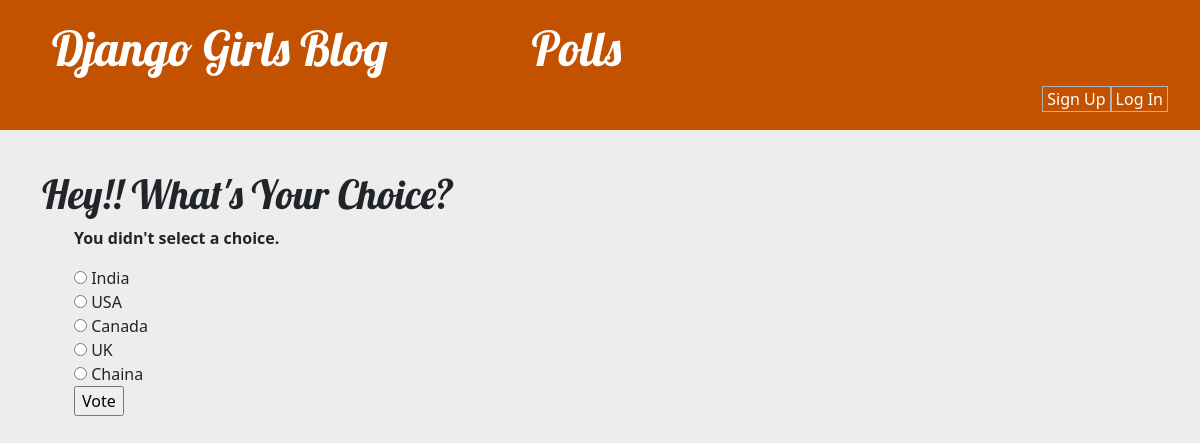
The page /polls/1/vote/ on the database its author committed.
### polls/models.py (models this page shows, shortened)
class Question(models.Model):
    question_text = models.CharField(max_length=200)
    pub_date = models.DateTimeField('date published')

class Choice(models.Model):
    question = models.ForeignKey(Question, on_delete=models.CASCADE)
    choice_text = models.CharField(max_length=200)
    votes = models.IntegerField(default=0)

### polls/views.py (the view)
# urls.py: path('<int:question_id>/vote/', views.vote, name='vote'),
def vote(request, question_id):
    question = get_object_or_404(Question, pk=question_id)
    try:
        selected_choice = question.choice_set.get(pk=request.POST['choice'])
    except (KeyError, Choice.DoesNotExist):
        return render(request, 'polls/detail.html', {
            'question': question,
            'error_message': "You didn't select a choice.",
        })
    else:
        selected_choice.votes += 1
        selected_choice.save()
        return HttpResponseRedirect(reverse('polls:results', args=(question.id,)))

### polls/templates/polls/detail.html (shortened to what this page needs)
{% extends 'blog/base.html' %}
    {% block content %}
    <h1>{{ question.question_text }}</h1>
      <ul>
        {% if error_message %}<p><strong>{{ error_message }}</strong></p>{% endif %}
        <form action="{% url 'polls:vote' question.id %}" method="POST">
          {% for choice in question.choice_set.all %}
            <input type="radio" name="choice" id="choice{{ forloop.counter }}" value="{{ choice.id }}">
            <label for="choice{{ forloop.counter }}">{{ choice.choice_text }}</label><br>
          {% endfor %}
          <input type="submit" value="Vote">
        </form>
      </ul>
    {% endblock %}

### blog/static/css/blog.css (style rules this page uses)
h1, h2, h3, h4 { font-family: 'Lobster', cursive; }
body { background: #eeeded; }

### rows shown on the page
Question: question_text "Hey!! What's Your Choice?"
Choice: choice_text "India"
Choice: choice_text "USA"
Choice: choice_text "Canada"
Choice: choice_text "UK"
Choice: choice_text "Chaina"

### other values the page prints
{{ error_message }} "You didn't select a choice."
